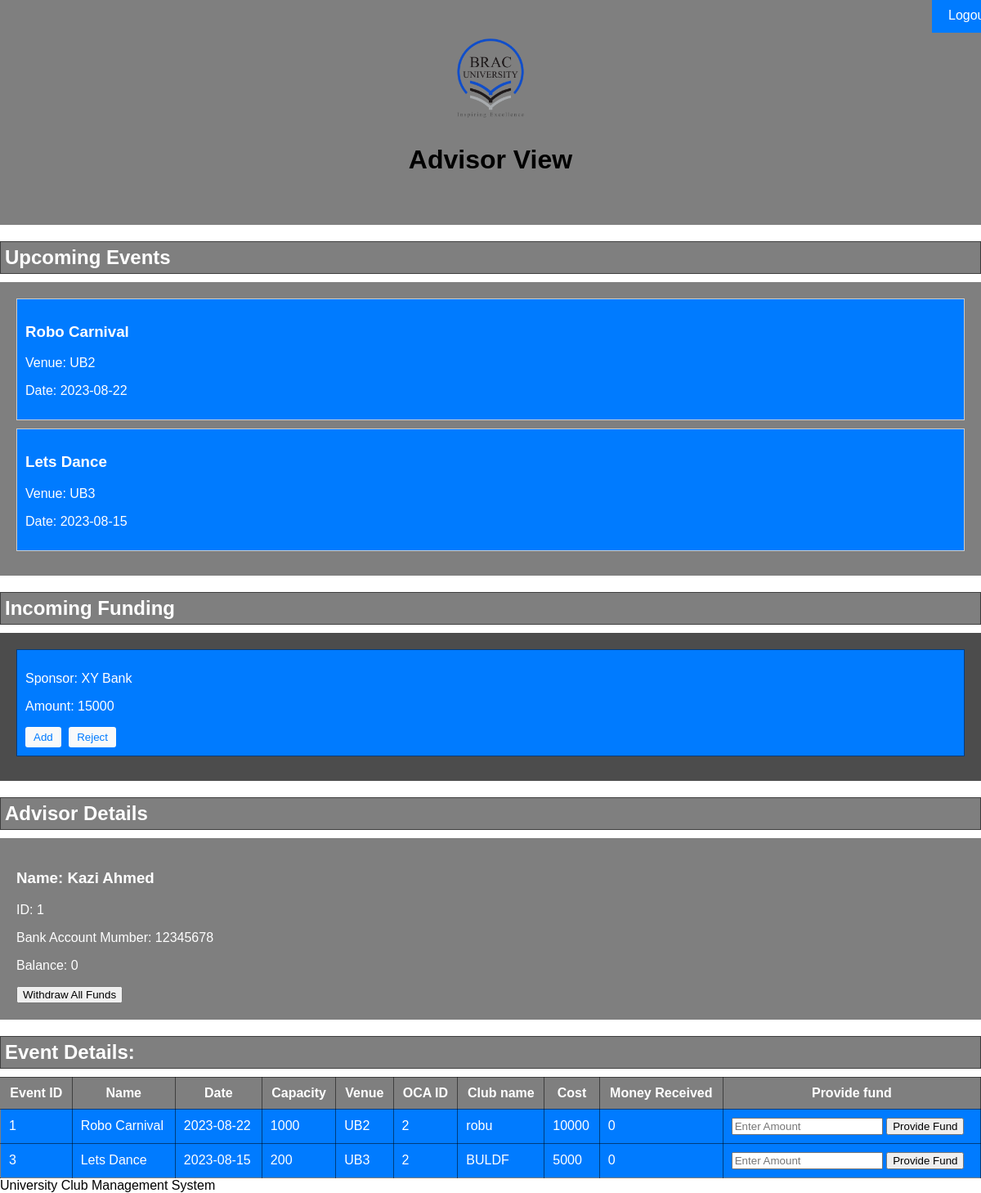
The app's page /advisorview.php with its own data.
### tables this page shows
CREATE TABLE `event` (
  `event_id` int(100) NOT NULL,
  `name` varchar(100) NOT NULL,
  `cost` int(100) NOT NULL,
  `date` date NOT NULL,
  `capacity` int(100) NOT NULL,
  `vanue` varchar(100) NOT NULL,
  `oca_id` int(100) NOT NULL,
  `club_name` varchar(100) NOT NULL,
  `money_received` int(11) NOT NULL
);

CREATE TABLE `sponsor` (
  `contact_no` varchar(40) NOT NULL,
  `name` varchar(40) NOT NULL,
  `funding` int(11) NOT NULL,
  `advisor_account` int(11) NOT NULL,
  `oca_id` int(11) NOT NULL
);

CREATE TABLE `advisor` (
  `email` varchar(40) NOT NULL,
  `name` varchar(40) NOT NULL,
  `pin` int(11) NOT NULL,
  `id` int(11) NOT NULL,
  `Bank_account` int(11) NOT NULL,
  `designation` varchar(20) NOT NULL,
  `balance` int(11) NOT NULL
);

### advisorview.php (the view, shortened to what this page needs)
<!DOCTYPE html>
<html lang="en">
<head>
</head>
<body>
    <div class="navbar">
        <a href="logout.php">Logout</a>
    </div>
    <div class="advisor-info">
        <img src="img/bracu_logo.png" alt="Club Logo" class="club-logo">
        <h1 class="advisor"><?php echo 'Advisor View'; ?></h1>
    </div>
    <div class="events-section">
        <h2 class = 'section-heading'>Upcoming Events</h2>
        <div class="upcoming-events-dev">
            <?php
                require_once("dbconnect.php");
                $sql = "SELECT * FROM event";
                $result = mysqli_query($conn, $sql);
                if(mysqli_num_rows($result) > 0){
                    while($row = mysqli_fetch_array($result)){
            ?>
            <div class="event">
                <h3><?php echo $row[1]; ?></h3>
                <p> Venue: <?php echo $row[5]; ?></p>
                <p> Date: <?php echo $row[3]; ?></p>
            </div>
            <?php
                    }
                }
            ?>
        </div>
    </div>
    <div class="funding-requests">
    <h2 class="section-heading">Incoming Funding </h2>
    <div class="incoming-requests">
    <?php
                require_once("dbconnect.php");
                $sql = "SELECT * FROM sponsor";
                $result = mysqli_query($conn, $sql);
                if(mysqli_num_rows($result) > 0){
                    while($row = mysqli_fetch_array($result)){
            ?>
                <div class="request">
    <p>Sponsor: <?php echo $row[1]; ?></p>
    <p>Amount: <?php echo $row[2]; ?></p>
    <form action="" method="post">
        <button class="accept-request" name="accept_request">Add</button>
        <button class="reject-request">Reject</button>
    </form>
</div>
            <?php
                    }
                }
            ?>
    </div>
</div>
    <div class="advisor-details">
        <h2 class = 'section-heading'>Advisor Details</h2>
        <div class="advisor-details-dev">
            <?php
                require_once("dbconnect.php");
                $sql = "SELECT * FROM advisor";
                $result = mysqli_query($conn, $sql);
                if(mysqli_num_rows($result) > 0){
                    while($row = mysqli_fetch_array($result)){
            ?>
            <div class="advisor">
                <h3> Name: <?php echo $row[1]; ?></h3>
                <p> ID: <?php echo $row[3]; ?></p>
                <p> Bank Account Mumber: <?php echo $row[4]; ?></p>
                <p> Balance: <?php echo $row[6]; ?></p>
                <form action="" method="post">
        <button class="withdraw-balance" name="withdraw_balance">Withdraw All Funds</button>
    </form>
            </div>
            <?php
                    }
                }
            ?>
        </div>
    </div>
<div class="search-event">
        <h2 class="section-heading">Event Details:</h2>
        <div class="event-table">
        <table>
    <tr>
        <th>Event ID</th>
        <th>Name</th>
        <th>Date</th>
        <th>Capacity</th>
        <th>Venue</th>
        <th>OCA ID</th>
        <th>Club name</th>
        <th>Cost</th>
        <th>Money Received</th>
        <th>Provide fund</th>
    </tr>
    <?php
    require_once("dbconnect.php");
    $sql = "SELECT * FROM event";
    $result = mysqli_query($conn, $sql);
    if(mysqli_num_rows($result) > 0){
        while($row = mysqli_fetch_array($result)){
    ?>
    <tr>
        <td><?php echo $row[0]; ?></td>
        <td><?php echo $row[1]; ?></td>
        <td><?php echo $row[3]; ?></td>
        <td><?php echo $row[4]; ?></td>
        <td><?php echo $row[5]; ?></td>
        <td><?php echo $row[6]; ?></td>
        <td><?php echo $row[7]; ?></td>
        <td><?php echo $row[2]; ?></td>
        <td><?php echo $row[8]; ?></td>
        <td>
            <form action="" method="post">
                <input type="number" name="fundAmount" placeholder="Enter Amount" required>
                <button class="provide-fund" name="provide_fund">Provide Fund</button>
            </form>
        </td>
    </tr>
    <?php
        }
    }
    ?>
</table>
        </div>
    </div>
<div class="pb-4 pt-3 text-center text-L text-white-600 dark: text-white-300 md: px-[60px] md:pb-6 md:pt-3"> <span>
University Club Management System
</span>
</div>
</body>
</html>

### advisorview.php (style rules this page uses)
body { font-family: Arial, sans-serif; margin: 0; padding: 0; background-image: url('img/bracubackground.jpg'); background-size: cover; background-position: center; background-repeat: no-repeat; }
.navbar { position: fixed; top: 0; right: 0; text-align: right; border-bottom: 2px solid #007BFF; background-color: #007BFF; padding: 10px; width: 5%; box-sizing: border-box; z-index: 100; }
.navbar a { color: white; text-decoration: none; margin: 0 10px; }
.advisor-info { text-align: center; padding: 40px; background-color: rgba(0, 0, 0, 0.5); }
.club-logo { width: 100px; }
.upcoming-events-dev { background-color: rgba(0, 0, 0, 0.5); padding: 20px; color: white; }
.advisor-details-dev { background-color: rgba(0, 0, 0, 0.5); padding: 20px; color: white; }
.event { border: 1px solid #ccc; padding: 10px; margin-bottom: 10px; background-color: #007BFF; }
.section-heading { border: 1px solid rgba(0, 0, 0, 0.5); padding: 5px; background-color: rgba(0, 0, 0, 0.5); color: white; margin-bottom: 10px; }
.incoming-requests { background-color: rgba(0, 0, 0, 0.7); padding: 20px; color: white; }
.request { border: 1px solid rgba(0, 0, 0, 0.5); padding: 10px; margin-bottom: 10px; background-color: #007BFF; }
.accept-request, .reject-request { background-color: #F8F9FA; color: #007BFF; border: none; padding: 5px 10px; cursor: pointer; border-radius: 3px; margin-right: 5px; }
table { width: 100%; border-collapse: collapse; }
th, td { border: 1px solid rgba(0, 0, 0, 0.5); padding: 10px; background-color: #007BFF; color: white; }
th { background-color: rgba(0, 0, 0, 0.5); color: white; }

### records on screen
event: name "Robo Carnival", vanue "UB2", date "2023-08-22", event_id "1", capacity "1000", oca "2", club_name "robu", cost "10000", money_received "0"
event: name "Lets Dance", vanue "UB3", date "2023-08-15", event_id "3", capacity "200", oca "2", club_name "BULDF", cost "5000", money_received "0"
sponsor: name "XY Bank", funding "15000"
advisor: name "Kazi Ahmed", id "1", Bank_account "12345678", balance "0"
